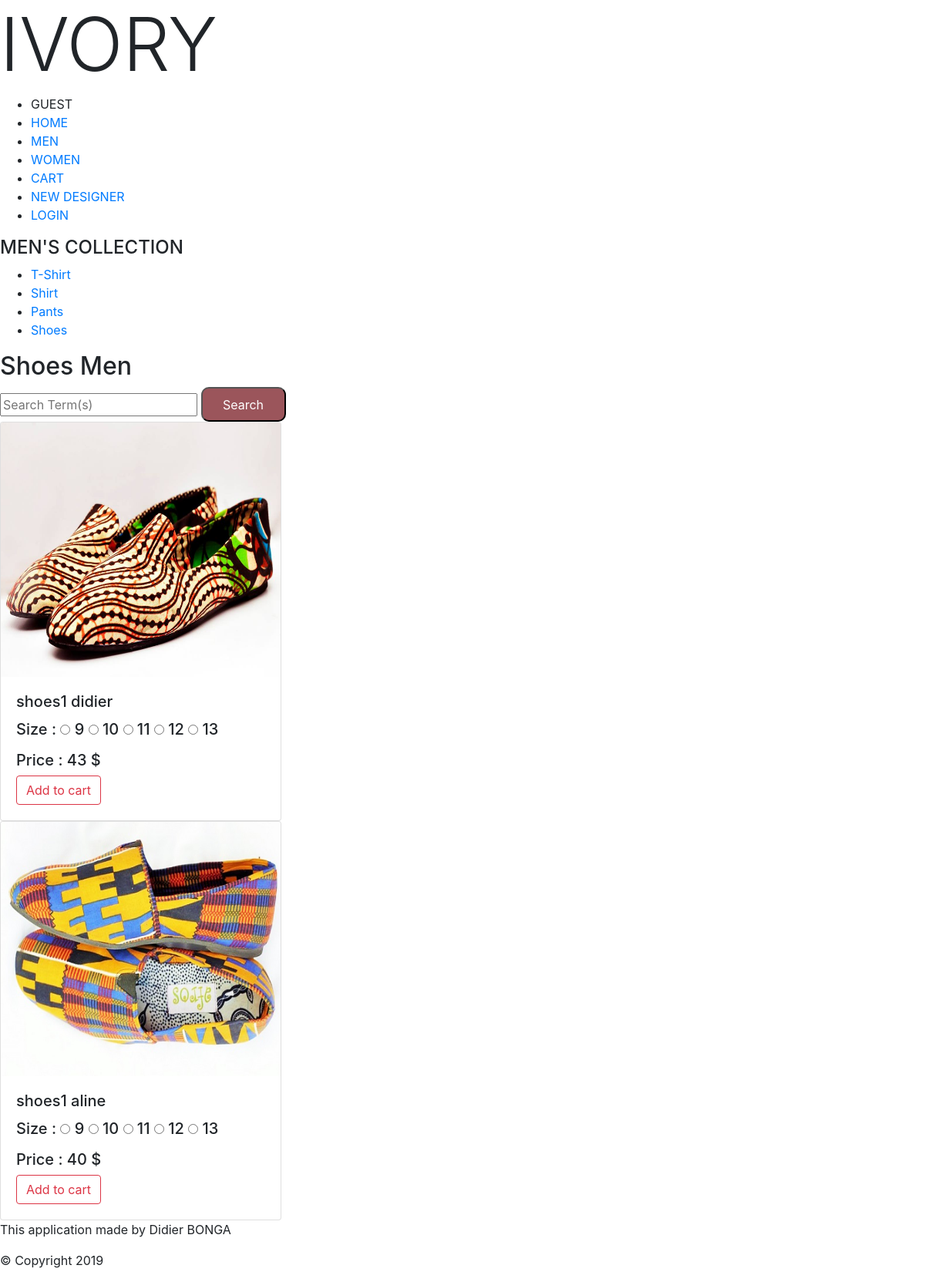
/shoesmen/, run on an earlier commit of the app's database.
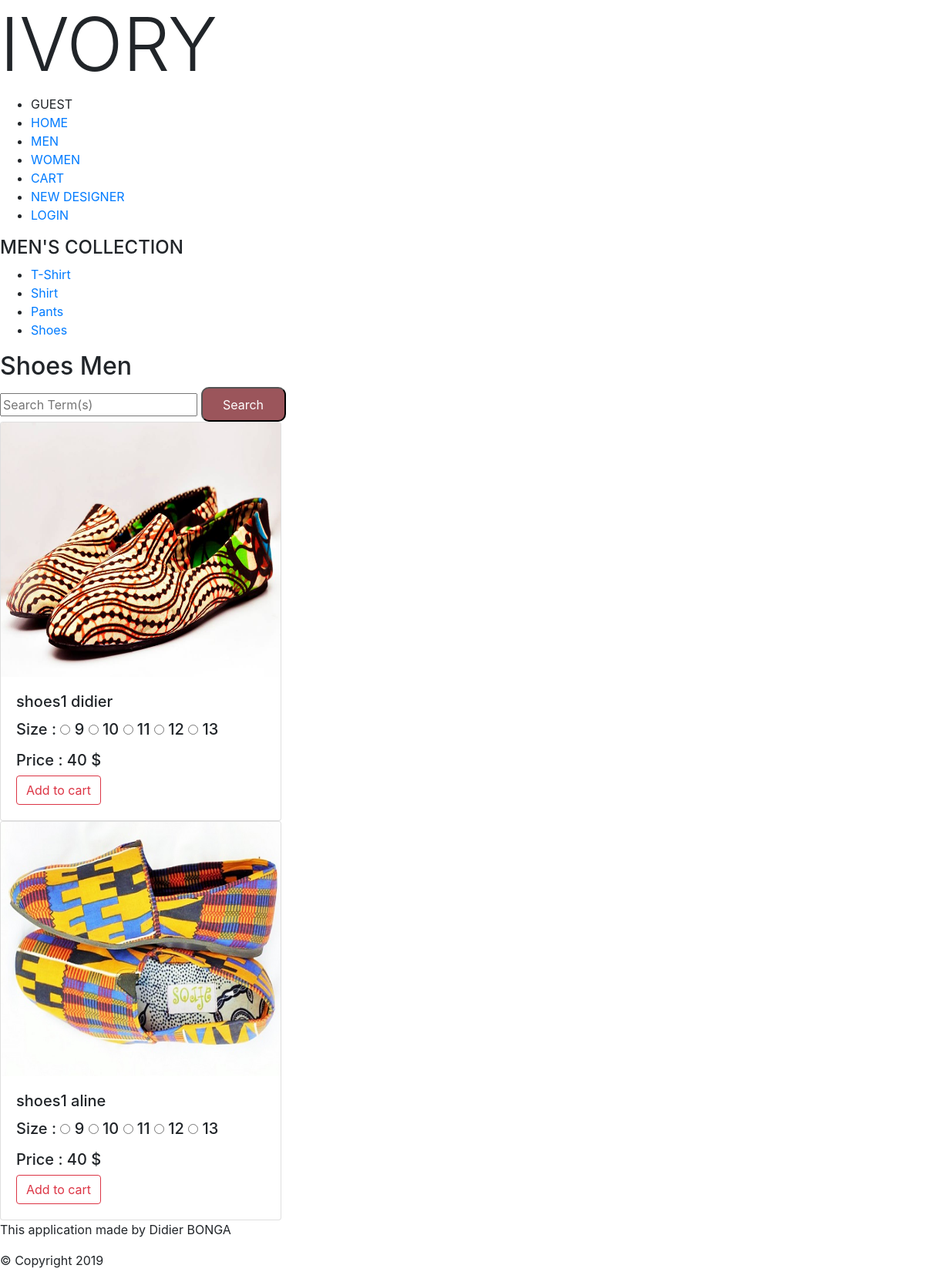
And on a later commit of the database.
### ivoryApp/models.py (models this page shows, shortened)
class ShoesMen(models.Model):
    sm_title = models.CharField(max_length=200)
    sm_picture = models.ImageField(upload_to="media/images/", null=True, blank=True)
    sm_price = models.IntegerField(default=0)
    sm_ForeignKey = models.ForeignKey(UserLoginModel, on_delete=models.SET_NULL, null=True, blank=True)

### ivoryApp/views.py (the view)
# urls.py: path('shoesmen/', views.shoesmen, name='shoesmen'),
def shoesmen(request):
    form = MyForm()
    allShoesMen = ShoesMen.objects.all()
    return render(request, 'ivoryApp/item/shoesMen.html', {'allShoesMen': allShoesMen, 'form': form})

### ivoryApp/forms.py
class MyForm(forms.Form):
    my_choice_field = forms.ChoiceField(choices=CUSTOMER_SIZE_ACCESSORY)
    ts_size = forms.ChoiceField(choices=CUSTOMER_SIZE)
    s_size = forms.ChoiceField(choices=CUSTOMER_SIZE)
    pant_size = forms.ChoiceField(choices=CUSTOMER_SIZE)
    sm_size = forms.ChoiceField(choices=CUSTOMER_SIZE_SHOES)
    dress_size = forms.ChoiceField(choices=CUSTOMER_SIZE)
    bj_size = forms.ChoiceField(choices=CUSTOMER_SIZE_ACCESSORY)
    sw_size = forms.ChoiceField(choices=CUSTOMER_SIZE_SHOES)

### ivoryApp/templates/ivoryApp/item/shoesMen.html (shortened to what this page needs)
{% extends 'ivoryApp/men.html' %}
{% block content %}
<header>
    <h2>Shoes Men</h2>
    <form action="{% url 'search_sm' %}" method="post">
        <input type="text" name="mySearch" placeholder="Search Term(s)" aria-label="Search" >
        <button type="submit">Search</button>
    </form>
</header>
<aside>
    {% if allShoesMen %}
    {% for eachsm in allShoesMen %}
    <div class="card" style="width: 22.8rem;">
        <img src="{{eachsm.sm_picture.url}}" class="card-img-top" alt="image item">
        <div class="card-body">
            <h5 class="card-title">{{ eachsm.sm_title }}</h5>
            <h5>
                Size :
                {% for choice in form.sm_size.field.choices %}
                <input type="radio" name="sm_size" value="{{choice.0}}"
                       />
                <label class="">{{choice.1}}</label>
                {% endfor %}
            </h5>
            <h5>Price : {{ eachsm.sm_price }} $</h5>
            <a href="#" class="btn btn-outline-danger">Add to cart</a>
        </div>
    </div>
    {% endfor %}
    {% endif %}
</aside>
{% endblock %}

### ivoryApp/templates/ivoryApp/men.html (shortened to what this page needs)
<!DOCTYPE html>
<html lang="en">
<head>
    {% load static %}
    <link rel="stylesheet" href="../../static/ivoryApp/css/bootstrap.css">
    <link rel="stylesheet" href="{% static 'ivoryApp/css/men.css' %}">
</head>
<body>
<div class="containerGrid">
{% block header %}
{% if user.is_authenticated %}
<nav>
    <h1 class="display-1">IVORY</h1>
    <ul>
        <li>{{ user.get_username }}</li>
        <li>
            <a href="{% url 'index' %}">HOME</a>
        </li>
        <li>
            <a href="{% url 'men' %}">MEN</a>
        </li>
        <li>
            <a href="{% url 'women' %}">WOMEN</a>
        </li>
        <li>
            <a href="{% url 'shoppingCart' %}">CART</a>
        </li>
        <li>
            <a href="{% url 'logout' %}">LOGOUT</a>
        </li>
    </ul>
</nav>
{% else %}
<nav>
    <h1 class="display-1">IVORY</h1>
    <ul>
        <li>GUEST</li>
        <li>
            <a href="{% url 'index' %}">HOME</a>
        </li>
        <li>
            <a href="{% url 'men' %}">MEN</a>
        </li>
        <li>
            <a href="{% url 'women' %}">WOMEN</a>
        </li>
        <li>
            <a href="{% url 'shoppingCart' %}">CART</a>
        </li>
        <li>
            <a href="{% url 'newdesigner' %}">NEW DESIGNER</a>
        </li>
        <li>
            <a href="{% url 'login' %}">LOGIN</a>
        </li>
    </ul>
</nav>
{% endif %}
{% endblock %}
<section class="distance">
    <h4>MEN'S COLLECTION</h4>
    <ul>
        <li>
            <a href="{% url 'tshirtmen' %}">T-Shirt</a>
        </li>
        <li>
            <a href="{% url 'shirtmen' %}">Shirt</a>
        </li>
        <li>
            <a href="{% url 'pantsmen' %}">Pants</a>
        </li>
        <li>
            <a href="{% url 'shoesmen' %}">Shoes</a>
        </li>
    </ul>
</section>
{% block content %}
{% endblock %}
{% block footer %}
<div class="footer">
    <p>This application made by Didier BONGA</p>
    <p>&copy; Copyright {% now 'Y' %}</p>
</div>
{% endblock %}
</div>
</body>
</html>

### ivoryApp/static/ivoryApp/css/men.css (style rules this page uses)
img { width: 350px; height: 330px; }
button, input[type=submit] { border-radius: 10px; background-color: rgba(119, 23, 31, 0.73); color: white; height: 45px; width: 110px; }

What changed in the data, as far as the page shows it:
changed ShoesMen "shoes1 didier": sm_price "43" → "40"
